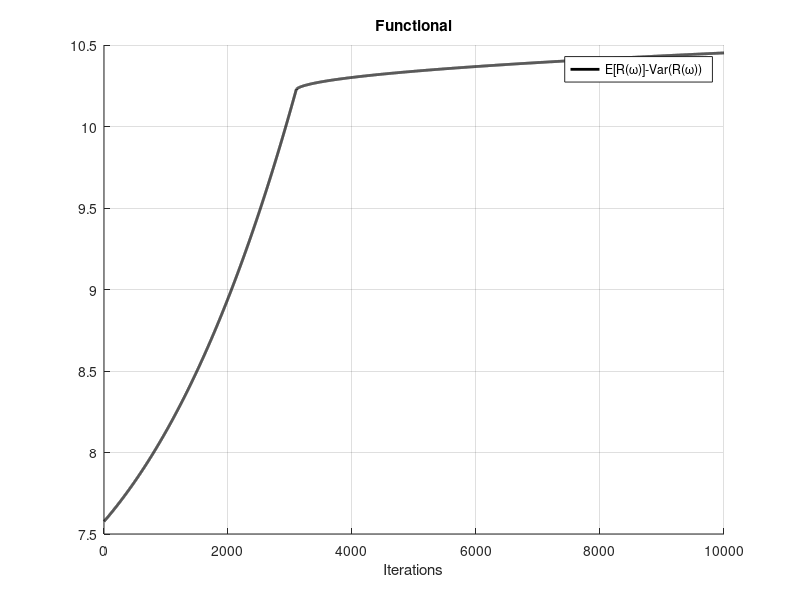
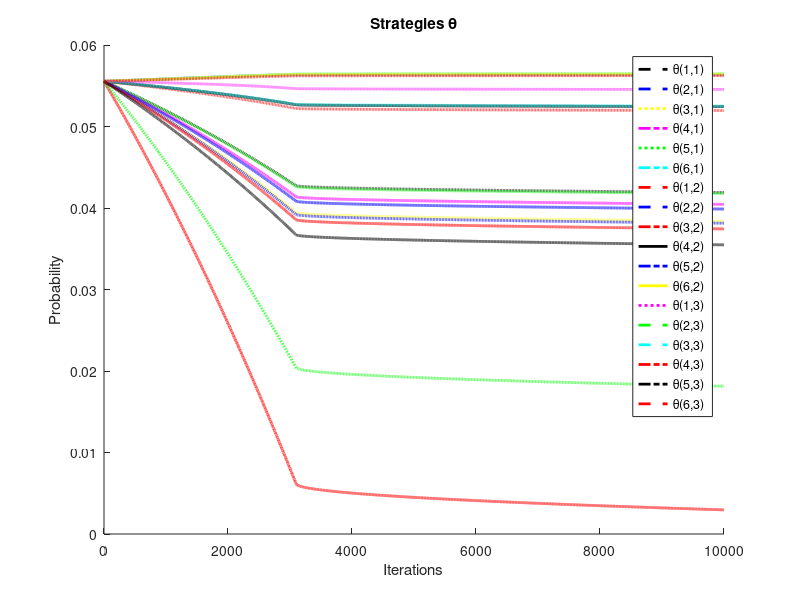

These figures' MATLAB source, in order: (Note: this script raises an error after producing the figures.)
clear all;
clc;
close all;

options = optimset('Display','iter', 'FunValCheck', 'off', 'Algorithm', 'active-set');

%Estados
N = 6;   
%Acciones
M = 3;  


pi1(:,:,1) = [    0.8147    0.2785    0.9572    0.7922    0.6787    0.0060;
    0.9058    0.7469    0.9854    0.5595    0.7577    0.0318;
    0.1270    0.9575    0.0003    0.6557    0.7431    0.2769;
    0.0134    0.8649    0.1419    0.0357    0.3922    0.0462;
    0.6324    0.1576    0.4218    0.0491    0.0555    0.0971;
    0.9975    0.9706    0.9157    0.7340    0.1712    0.0235];   
    
pi1(:,:,2) = [    0.0948    0.0655    0.0094    0.1190    0.0513 0.0472;
    0.6171    0.9952    0.9547    0.0984    0.2551    0.0386;
    0.4502    0.9869    0.3760    0.0597    0.0060    0.1493;
    0.7100    0.5998    0.0797    0.0404    0.0091    0.2575; 
    0.7387    0.8456    0.3551    0.1853    0.0909    0.0407;
    0.8816    0.6883    0.2106    0.0238    0.0593    0.1543]; 

pi1(:,:,3) = [    0.8143    0.6160    0.9172    0.0759    0.5688    0.3112;
    0.6435    0.8733    0.2858    0.0540    0.4694    0.0285;
    0.9293    0.3517    0.7572    0.5308    0.0119    0.1656;
    0.3500    0.0308    0.0537    0.7792    0.3371    0.6020;
    0.1966    0.5853    0.3804    0.0340    0.1622    0.2630;
    0.2511    0.4497    0.5678    0.1299    0.0943    0.0541];


u1(:,:,1) = [41    14    48    40    34    36;
    46    28    25    48    38     2;
     7    48    41    33    38    14;
    46    49     8     2    12     3;
    32     8    22    43    33     5;
     5    49    46    47     9    42];

u1(:,:,2) = [    90    29    18    21    75    14;
    12    42    36    91    74    22;
    99    47     6    68    57    90;
    54    77    53    47    19     8;
    71    82    34    92    60    25;
   100    11    18    11    30     6];

u1(:,:,3) = [45    46    30     9    34    61;
     2    11     5    78    30    53;
    90   100    51    91    75    73;
    20    34    77    54     2    71;
    10    30    64    11     5    79;
    31     7     9    83    67    29];

%Cálculo de las matrices W para Método
W1=zeros(N,M);

for i1=1:N
        for k1=1:M
                for j1=1:M
                         W1(i1,k1)=W1(i1,k1)+u1(i1,j1,k1)*pi1(i1,j1,k1);
                end
        end
end

NM =  N*M;

WW1=zeros(NM,1);
j1 = 0;
for i1=1:N
         for k1=1:M
                 j1 = j1 + 1;
                 WW1(j1)=W1(i1,k1);
         end
end


    A = zeros(N, NM);

    for j = 1 : N
        aux = 0;
        for k = 1 : M
            for i = 1 : N
                aux = aux + 1;            
                if i == j
                    A(j,aux) = pi1(i,j,k) - 1;
                else
                    A(j,aux) = pi1(i,j,k);
                end
            end
        end
    end    

    a1col = size(A,2);
    A_aux = ones(1,a1col);

    Aeq = [A;A_aux];
    beq = [zeros(N,1);1]; 

    x1 = zeros(1,NM);    
    x = ones(NM,1)/(NM);     

nf = 10000;%550000; %5000
n0 = 3100;%100

gamma0 = 3e-9;
gamma0u = 0.09;
gamma0v = 9e-7;

% teta0 = 1e-9;
delta0 = 1e-2;
v00 = 0.7;
v10 = ones(NM,1)*.7;
mu00 = ones(NM,1)*.7;
mu10 = ones(N,1)*.7; % listo

gamma = gamma0;
gammau = gamma0u;
gammav = gamma0v;

delta = delta0;
v0 = v00;
v1  = v10;
mu0 = mu00;
mu1 = mu10;
alpha = 10;

X1 = zeros(NM,nf);
Ng = zeros(1,nf);
P = zeros(1,nf);
D = zeros(1,nf);
R = zeros(1,nf);
F = zeros(1,nf);

X1(:,1) = x;


    f1 = 0;
    f2 = 0;
    for j1=1:NM
        f1 = f1 + WW1(j1)*x(j1);
        f2 = f2 + (WW1(j1)^2*x(j1)-WW1(j1)^2*x(j1)^2);
    end   
    
    lambda = 0.01;        
%     P(1) = 0;
%     D(1) = f2;
%     R(1) = f1;
%     F(1) = f1 - lambda*f2 + delta*sum(x)^2;

    
for n = 1 : nf   

     if n > n0
         gamma = gamma0/(1+n-n0)^(1/2);
         gammau = gamma0u/(1+n-n0)^(1/2);  
         gammav = gamma0v/(1+n-n0)^(1/2);
         delta = delta0*(1+log(n-n0))/(1+n-n0)^(1/2);
     end 

 % Gradient of theta by x 
    df1 = zeros(NM,1); 
    df2 = zeros(NM,1); 
        for j = 1 : NM
            df1(j) =  df1(j) +WW1(j1);
            df2(j) =  df2(j) + (WW1(j1)^2*x(j1)-WW1(j1)^2*x(j1)^2)^(-1/2)*(WW1(j)^2-WW1(j)^2*x(j));              
        end 
    e = ones(NM,1);
    G = v0 * df2 - v0 * alpha * df1 - v1 + mu0 + A'*mu1-delta*x;    
    x = x - gamma*G;  
    
 % Gradient of alpha     
    dfa = 0;
        for j = 1 : NM
            dfa =  dfa + WW1(j)*x(j);
        end
    Ga = 1 + v0 * dfa + delta*alpha;
    alpha = alpha - gamma*Ga;  
    alpha = max(0,alpha);

% Gradient of v0  
    df1 = zeros(NM,1); 
    df2 = zeros(NM,1); 
        for j = 1 : NM
            df1(j) =  df1(j) +WW1(j1)*x(j1);
            df2(j) =  df2(j) + (WW1(j1)^2*x(j1)-WW1(j1)^2*x(j1)^2)^(1/2);              
        end 
    df = df2-alpha*df1;
    dfv0 = sum(df);       
    Gv0 = dfv0 - delta*v0;
    v0 = v0 - gammav*Gv0;
    v0 = max(0,v0);

% Gradient of v1    
    dfv1 = sum(x); 
    Gv1 = -dfv1*e + delta*v1;
    v1 = v1 - gammav*Gv1;
    v1 = max(0,v1);

% Gradient of mu0     
    dfmu0 = zeros(NM,1);
    Gmu0 = (sum(x)-1)*e - delta*mu0;
    mu0 = mu0 - gammau*Gmu0;
    mu0 = max(0,mu0);

% Gradient of mu1     
    dfmu1 = zeros(N,1);
    Gmu1 =  A*x - delta*mu1;
    mu1 = mu1 - gammau*Gmu1;
    mu1 = max(0,mu1);
       

    Ng(n) = norm(Aeq*x-beq);
    f1 = 0;
    f2 = 0;
    for j1=1:NM
        f1 = f1 + WW1(j1)*x(j1);
        f2 = f2 + (WW1(j1)^2*x(j1)-WW1(j1)^2*x(j1)^2);
    end    
    
    X1(:,n) = x;  
    P(n) = f2/f1;   

    R(n) = f1;
    D(n) = f2^(1/2);
    F(n) = f1 - lambda*f2 + delta*sum(x)^2;

end

figure 
hold on
plot(F(:),'-k','LineWidth',2)
xlabel('Iterations')
title('Functional')
grid on
legend('E[R(\omega)]-Var(R(\omega))')
hold off

 t=1:nf; 
 
figure;
hold on
plot(t,X1(1,:),'--k','LineWidth',2)
plot(t,X1(2,:),'--b','LineWidth',2)
plot(t,X1(3,:),':y','LineWidth',2)
plot(t,X1(4,:),'-.m','LineWidth',2)
plot(t,X1(5,:),':g','LineWidth',2)
plot(t,X1(6,:),'-.c','LineWidth',2)
plot(t,X1(7,:),'--r','LineWidth',2)
plot(t,X1(8,:),'--b','LineWidth',2)
plot(t,X1(9,:),'-.r','LineWidth',2)
plot(t,X1(10,:),'-k','LineWidth',2)
plot(t,X1(11,:),'-.b','LineWidth',2)
plot(t,X1(12,:),'-y','LineWidth',2)
plot(t,X1(13,:),':m','LineWidth',2)
plot(t,X1(14,:),'--g','LineWidth',2)
plot(t,X1(15,:),'--c','LineWidth',2)
plot(t,X1(16,:),'-.r','LineWidth',2)
plot(t,X1(17,:),'-.k','LineWidth',2)
plot(t,X1(18,:),'--r','LineWidth',2)
xlabel('Iterations')
ylabel('Probability')
title('Strategies \theta')
hold on
legend('\theta(1,1)','\theta(2,1)','\theta(3,1)','\theta(4,1)','\theta(5,1)','\theta(6,1)','\theta(1,2)','\theta(2,2)','\theta(3,2)','\theta(4,2)','\theta(5,2)','\theta(6,2)','\theta(1,3)','\theta(2,3)','\theta(3,3)','\theta(4,3)','\theta(5,3)','\theta(6,3)');
hold off



figure;
count2=timeseries(Ng(:),t);
plot(count2,'-r','MarkerSize',16,'LineWidth',2)
title('Norm of Constraints')
hold on
ylabel('')
% hold on
% h = legend('Constraints')

figure;
count2=timeseries(P(:),t);
plot(count2,'-b','MarkerSize',16,'LineWidth',2)
title('Sharpe-ratio portfolio')
grid on
xlabel('Iterations')
ylabel('')
legend('Var(R(\omega))^{1/2}/E[R(\omega)]')
hold off

figure
hold on
plot(D(:),R(:),'-k','LineWidth',2)
xlabel('Standard deviation')
ylabel('Utility')
title('Eficient Frontier')
grid on
legend('Var(R(\omega))^{1/2} vs E[R(\omega)]')
hold off

norm(Aeq*x-beq)
cik = zeros(N,M);
j = 0;
for i = 1 : N
    for k = 1 : M
        j = j + 1;
        cik(i,k) = x(j);        
    end

end

p = zeros(1,N);
for i = 1 : N
    for k = 1 : M
        p(i) = p(i) + cik(i,k);         
    end
end
p
sum(p)

% varaible \pi(a|s) por dik
dik = zeros(N,M);
for i = 1 : N
    for k = 1 : M
        dik(i,k) = cik(i,k)/p(i);         
    end
end
dik
